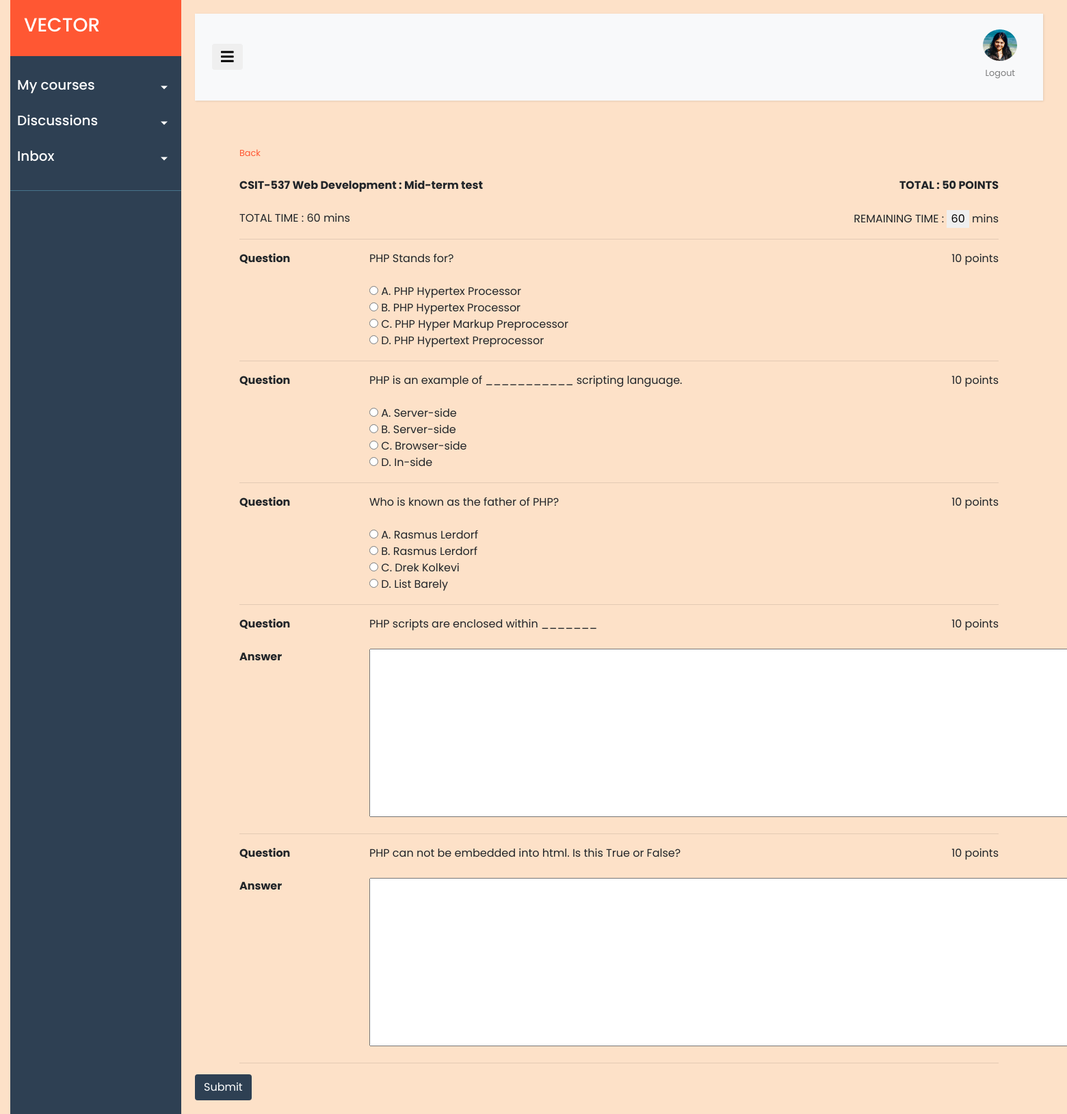
Screenshot of /takeassessment/58 (signed in) with the database file from the repository.
### ELearn/models.py (models this page shows, shortened)
class Assessment(models.Model):
    assess_id = models.AutoField(primary_key=True)
    assess_name = models.CharField("Assessment Name", max_length=255, blank=False, null=False)
    assess_points = models.IntegerField("Assessment Points", blank=False, null=False, default=100)
    assess_time_limit = models.IntegerField("Time limit (mins.)", default=120, blank=False)
    course = models.ForeignKey(Course, on_delete=models.CASCADE)
    module = models.CharField("Module ID", max_length=255)
    is_published = models.BooleanField("Published", default=False)

class Course(models.Model):
    course_id = models.CharField("Course ID", max_length=255, blank=False, null=False, unique=True)
    course_name = models.CharField("Course Name", max_length=255, blank=False, null=False, unique=True)
    course_desc = models.TextField("Course Description", blank=True)
    instructor = models.ForeignKey(User, db_column="user", null=True, on_delete=models.SET_NULL)
    days = models.CharField("Day", max_length=255)
    timing = models.CharField("Timing", max_length=255)
    mode = models.CharField("Instruction Mode", max_length=255)

class Question(models.Model):
    question_id = models.AutoField(primary_key=True)
    question_text = models.CharField("Question", max_length=1000, blank=False, null=False)
    answer_text = models.CharField("Answer", blank=True, max_length=1000)
    question_type = models.CharField("Question Type", max_length=30,
        choices=[('FI','Fill-in'),('MCQ','Multiple Choice Question')]
    )
    question_points = models.IntegerField("Points", blank=False, default=0, null=False)
    option_a = models.CharField("Option A", max_length=450, blank=True)
    option_b = models.CharField("Option B", max_length=450, blank=True)
    option_c = models.CharField("Option C", max_length=450, blank=True)
    option_d = models.CharField("Option D", max_length=450, blank=True)
    assessment = models.ForeignKey(Assessment, on_delete=models.CASCADE)

### ELearn/views.py (the view, shortened to what this page needs)
# urls.py: path("takeassessment/<str:module_id>", views.take_assessment, name="takeassessment"),
def take_assessment(request, module_id):
	assessment = Assessment.objects.get(module=module_id)
	questions = Question.objects.filter(assessment=assessment.assess_id)
	return render(request, "ELearn/take_assessment.html", {"questions":questions, "assessment":assessment})

### ELearn/context_processors.py (called while the page is built)
def get_courses(request):
    course_list = []
    profile_picture_url = ''
    if request.user.is_authenticated:
        current_user = request.user
        course_list = Course.objects.filter(instructor=current_user)
        current_profile = Profile.objects.get(user=current_user)
        profile_picture_url = current_profile.image.url
    return{
        'CURRENT_USER_COURSES' : course_list,
        'CURRENT_USER_DP' : profile_picture_url,
    }

### ELearn/templates/ELearn/take_assessment.html (shortened to what this page needs)
{% extends "ELearn/layout.html" %}
{% block content %}
{% load static %}
<form method="post">
    <div class="container">
        <div class="row">
            <div class="col">
                <small><a class="orange-link" href="{% url 'assessmenthome' module_id=assessment.module %}">Back</a></small>
            </div>
        </div>
        <br/>
        <div class="row">
            <div class="col-6">
                <strong>{{ assessment.course.course_id }} {{ assessment.course.course_name }} : {{ assessment.assess_name }} </strong>
            </div>
            <div class="col-6 text-right">
                <strong>TOTAL : {{ assessment.assess_points }} POINTS </strong>
            </div>
        </div>
        <br/>
        <div class="row">
            <div class="col-6">
                TOTAL TIME : {{ assessment.assess_time_limit }} mins
            </div>
            <div class="col-6 text-right">
                REMAINING TIME : <input type="button" id="btnRemainingTime" value="{{ assessment.assess_time_limit }}" style="border: none;"/> mins
            </div>
        </div>
        <hr/>
        {% for question in questions %}
        <div class="row">
            <div class="col-2">
                <strong>Question  </strong>
            </div>
            <div class="col-8">
                {{ question.question_text }}
            </div>
            <div class="col-2 text-right">
                {{ question.question_points }} points
            </div>
        </div>
        <br/>
        {% if question.option_a != '' %}
        <div class="row">
            <div class="col-2">
            </div>
            <div class="col-10">
                <div class="row">
                    <div class="col">
                        <input type="radio" id="{{ question.question_id }}_A" name="options_{{ question.question_id }}" value="A"> A. {{ question.option_a }}</input>
                    </div>
                </div>
                <div class="row">
                    <div class="col">
                        <input type="radio" id="{{ question.question_id }}_B" name="options_{{ question.question_id }}" value="B"> B. {{ question.option_a }}</input>
                    </div>
                </div>
                <div class="row">
                    <div class="col">
                        <input type="radio" id="{{ question.question_id }}_C" name="options_{{ question.question_id }}" value="C"> C. {{ question.option_c }}</input>
                    </div>
                </div>
                <div class="row">
                    <div class="col">
                        <input type="radio" id="{{ question.question_id }}_D" name="options_{{ question.question_id }}" value="D"> D. {{ question.option_d }}</input>
                    </div>
                </div>
            </div>
        </div>
        {% else %}
        <div class="row">
            <div class="col-2">
                <strong>Answer  </strong>
            </div>
            <div class="col-10">
                <textarea name="Text1" cols="100" rows="10" name="{{ question.question_id }}_answer_FI" id="{{ question.question_id }}_answer_FI"></textarea>
            </div>
        </div>
        {% endif %}
        <div class="row">
            <div class="col">
            </div>
        </div>
        <hr/>
        {% endfor %}
    </div>
    <div class="row">
        <div class="col">
            <button type="submit" name='take_assess' class="btn button-blue" value="{{ assessment.assess_id }}">Submit</button>
        </div>
    </div>
</form>
{% endblock %}

### ELearn/static/ELearn/ELearn_Styles.css (style rules this page uses)
body { font-family: 'Poppins', sans-serif; background: rgb(253, 225, 200); }
.button-blue { background-color: #2E4053; color: white; }
.orange-link { color: #FF5733; }
a, a:hover, a:focus { color: inherit; text-decoration: none; transition: all 0.3s; }

### rows the page displays
Assessment: course.course_id "CSIT-537", course.course_name "Web Development", assess_name "Mid-term test", assess_points "50", assess_time_limit "60"
Question: question_text "PHP Stands for?", question_points "10", option_a "PHP Hypertex Processor", option_c "PHP Hyper Markup Preprocessor", option_d "PHP Hypertext Preprocessor"
Question: question_text "PHP is an example of ___________ scripting language.", question_points "10", option_a "Server-side", option_c "Browser-side", option_d "In-side"
Question: question_text "Who is known as the father of PHP?", question_points "10", option_a "Rasmus Lerdorf", option_c "Drek Kolkevi", option_d "List Barely"
Question: question_text "PHP scripts are enclosed within _______", question_points "10"
Question: question_text "PHP can not be embedded into html. Is this True or False?", question_points "10"
